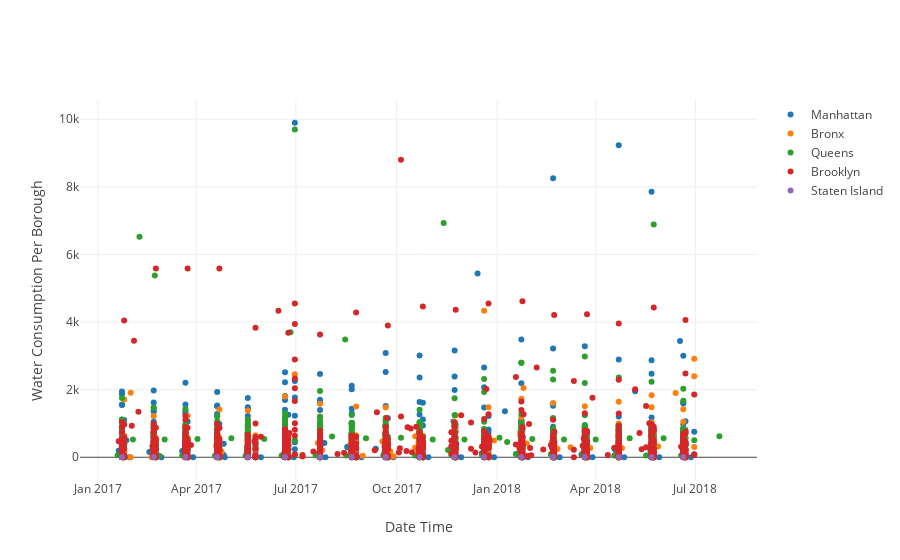

Notebook source saved alongside this figure:
### Code cell
fig = {
    'data': [
          {
            'x': dfManhattan['Service End Date'],   # X axis data
            'y': dfManhattan['Consumption (HCF)'],  # Y axis data
            'text': dfManhattan['Account Name'],    # Data represented on hover on tooltip
            'mode': 'markers',                      # Data points representation as markers
            'name': 'Manhattan'},                   # Data label to be represented for this category
        {
            'x': dfBronx['Service End Date'], 
            'y': dfBronx['Consumption (HCF)'], 
            'text': dfBronx['Account Name'], 
            'mode': 'markers', 
            'name': 'Bronx'},
        {
            'x': dfQueens['Service End Date'], 
            'y': dfQueens['Consumption (HCF)'], 
            'text': dfQueens['Account Name'], 
            'mode': 'markers', 
            'name': 'Queens'},
        {
            'x': dfBrooklyn['Service End Date'], 
            'y': dfBrooklyn['Consumption (HCF)'], 
            'text': dfBrooklyn['Account Name'], 
            'mode': 'markers', 
            'name': 'Brooklyn'},
        {
            'x': dfStatenIsland['Service End Date'], 
            'y': dfStatenIsland['Consumption (HCF)'], 
            'text': dfStatenIsland['Account Name'], 
            'mode': 'markers', 
            'name': 'Staten Island'},
    ],
    'layout': {
        'xaxis': {'title': 'Date Time'},
        'yaxis': {'title': "Water Consumption Per Borough"}
    }
}


iplot(go.Figure(data=fig))

### Figure 1 — Plotly figure (JSON) as saved in the notebook; plotly's stock layout.template omitted (floating-point values rounded to 4 significant figures; data arrays with more than 128 entries replaced by an {"elided": "..."} marker saying what was removed)
{"data": [{"mode": "markers", "name": "Manhattan", "text": {"elided": "1203 str values"}, "type": "scatter", "uid": "03e55b43-0141-4ea3-b77d-b8d5fc2c6680", "x": {"elided": "1203 str values"}, "y": {"elided": "1203 int values"}}, {"mode": "markers", "name": "Bronx", "text": {"elided": "673 str values"}, "type": "scatter", "uid": "d283e04e-ac8b-44ab-ab59-9a8397b5751a", "x": {"elided": "673 str values"}, "y": {"elided": "673 int values"}}, {"mode": "markers", "name": "Queens", "text": {"elided": "544 str values"}, "type": "scatter", "uid": "bb507549-28ee-4a0e-b140-0ce774833275", "x": {"elided": "544 str values"}, "y": {"elided": "544 int values"}}, {"mode": "markers", "name": "Brooklyn", "text": {"elided": "1244 str values"}, "type": "scatter", "uid": "7e02f3ac-a0ae-4460-80bf-d47c765f959f", "x": {"elided": "1244 str values"}, "y": {"elided": "1244 int values"}}, {"mode": "markers", "name": "Staten Island", "text": ["STAPLETON", "STAPLETON", "STAPLETON", "STAPLETON", "STAPLETON", "STAPLETON", "STAPLETON", "STAPLETON", "STAPLETON", "STAPLETON", "STAPLETON", "STAPLETON", "STAPLETON", "STAPLETON", "STAPLETON", "STAPLETON", "STAPLETON", "STAPLETON"], "type": "scatter", "uid": "34a4544d-91fb-4589-8b37-d66a948afc2b", "x": ["2018-06-20", "2018-05-22", "2018-04-22", "2018-03-22", "2018-02-21", "2018-01-23", "2017-12-20", "2017-11-23", "2017-10-22", "2017-09-21", "2017-08-21", "2017-07-23", "2017-06-21", "2017-05-18", "2017-04-20", "2017-03-22", "2017-02-21", "2017-01-23"], "y": [9, 9, 7, 5, 11, 5, 5, 8, 10, 7, 16, 9, 8, 7, 7, 8, 9, 6]}], "layout": {"xaxis": {"title": {"text": "Date Time"}}, "yaxis": {"title": {"text": "Water Consumption Per Borough"}}}}
